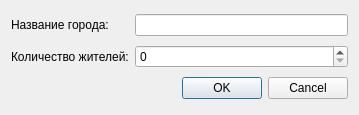
<ui version="4.0" >
 <class>CNewCityDialog</class>
 <widget class="QDialog" name="CNewCityDialog" >
  <property name="geometry" >
   <rect>
    <x>0</x>
    <y>0</y>
    <width>359</width>
    <height>115</height>
   </rect>
  </property>
  <property name="windowTitle" >
   <string>Добавление нового города</string>
  </property>
  <layout class="QGridLayout" >
   <item row="0" column="0" >
    <widget class="QLabel" name="label" >
     <property name="text" >
      <string>Название города:</string>
     </property>
    </widget>
   </item>
   <item row="0" column="1" >
    <widget class="QLineEdit" name="m_name" />
   </item>
   <item row="1" column="0" >
    <widget class="QLabel" name="label_2" >
     <property name="text" >
      <string>Количество жителей:</string>
     </property>
    </widget>
   </item>
   <item row="1" column="1" >
    <widget class="QSpinBox" name="m_people" >
     <property name="maximum" >
      <number>999999999</number>
     </property>
    </widget>
   </item>
   <item row="2" column="0" colspan="2" >
    <widget class="QDialogButtonBox" name="buttonBox" >
     <property name="orientation" >
      <enum>Qt::Horizontal</enum>
     </property>
     <property name="standardButtons" >
      <set>QDialogButtonBox::Cancel|QDialogButtonBox::NoButton|QDialogButtonBox::Ok</set>
     </property>
    </widget>
   </item>
  </layout>
 </widget>
 <resources/>
 <connections>
  <connection>
   <sender>buttonBox</sender>
   <signal>accepted()</signal>
   <receiver>CNewCityDialog</receiver>
   <slot>accept()</slot>
   <hints>
    <hint type="sourcelabel" >
     <x>248</x>
     <y>254</y>
    </hint>
    <hint type="destinationlabel" >
     <x>157</x>
     <y>274</y>
    </hint>
   </hints>
  </connection>
  <connection>
   <sender>buttonBox</sender>
   <signal>rejected()</signal>
   <receiver>CNewCityDialog</receiver>
   <slot>reject()</slot>
   <hints>
    <hint type="sourcelabel" >
     <x>316</x>
     <y>260</y>
    </hint>
    <hint type="destinationlabel" >
     <x>286</x>
     <y>274</y>
    </hint>
   </hints>
  </connection>
 </connections>
</ui>
